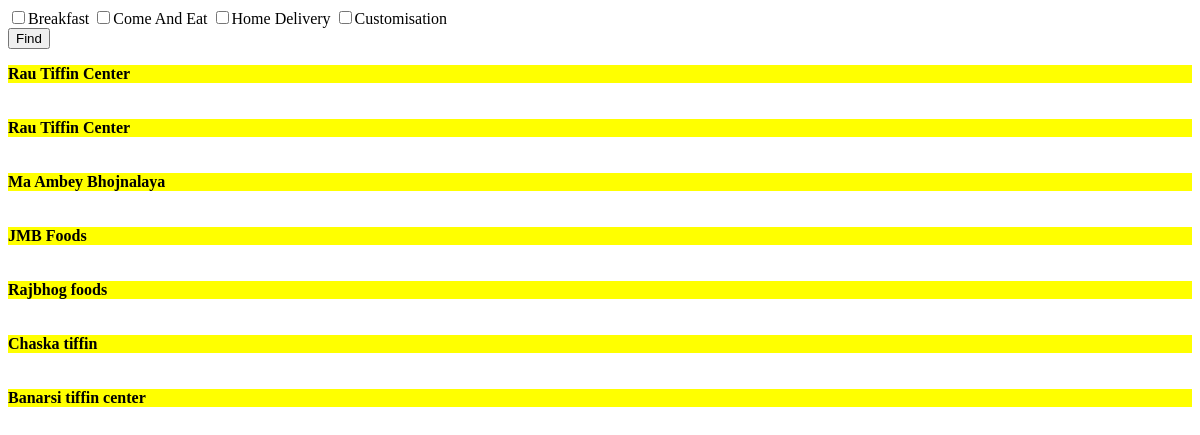
Before: /sample.php (signed in) with the older database file.
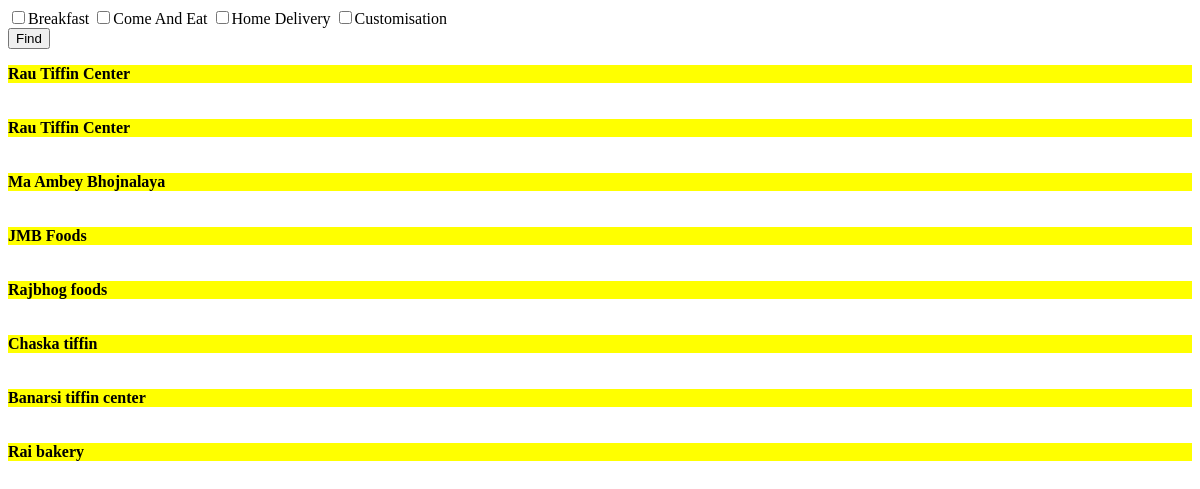
After: the same page with the newer database file.
### tables this page shows
CREATE TABLE `tiffin_facility` (
  `uid` int(6) NOT NULL,
  `cid` int(6) NOT NULL,
  `l` int(1) NOT NULL DEFAULT '0',
  `ld` varchar(50) NOT NULL DEFAULT '',
  `b` int(1) NOT NULL DEFAULT '0',
  `bd` varchar(50) NOT NULL DEFAULT '',
  `d` int(1) NOT NULL DEFAULT '0',
  `dd` varchar(50) NOT NULL DEFAULT '',
  `hd` int(1) NOT NULL DEFAULT '0',
  `cae` int(1) NOT NULL DEFAULT '0',
  `c` int(1) NOT NULL DEFAULT '0',
  `avgcost` int(50) NOT NULL
);

CREATE TABLE `tiffin_address` (
  `uid` int(6) NOT NULL,
  `cid` int(6) NOT NULL,
  `bn` varchar(30) DEFAULT NULL,
  `bno` varchar(10) NOT NULL,
  `state` varchar(40) NOT NULL DEFAULT '',
  `city` varchar(40) NOT NULL DEFAULT '',
  `landmark` varchar(40) NOT NULL,
  `area` varchar(100) NOT NULL,
  `sarea` varchar(100) NOT NULL,
  `pincode` varchar(6) DEFAULT NULL,
  `image` blob NOT NULL,
  `lng` varchar(50) NOT NULL,
  `lat` varchar(50) NOT NULL
);

### sample.php (the view, shortened to what this page needs)
<html>
<head>
</head>
<body>
<?php
if( isset($_SESSION['id']))
{ include("db-connection.php");
$v1=0;
$v2=0;
$v3=0;
$v4=0;
?>
<form action="sample.php" method="post">
<input type="checkbox" value="breakfast"   id="v1" name="v[]">Breakfast
<input type="checkbox" value="comeAndEat"  id="v1"  name="v[]">Come And Eat
<input type="checkbox" value="homeDelivery" id="v1"   name="v[]">Home Delivery
<input type="checkbox" value="customisation"  id="v1" name="v[]">Customisation  <br>
<input type="Submit" value="Find"></input>
</form>
<?php
$query = "SELECT * FROM tiffin_facility natural join tiffin_address where ((b = $v1 or b=1)and  (cae = $v2 or cae=1) and  (hd = $v3 or hd=1) and (c = $v4 or c=1))";
if ($result = mysqli_query($conn,$query)) {
    while ($row = $result->fetch_assoc()) {
        $field1name = $row["bn"];
?>
<div style="background-color: yellow; ">
<?php
        echo '<b>'.$field1name.'</b><br />';
?>
</div>
<br><br>
<?php
}
}
}
else{
	echo "Please login First";
}
?>
</body>
</html>

Changed rows visible on the page:
added tiffin_facility: tiffin_address.bn "Rai bakery"
